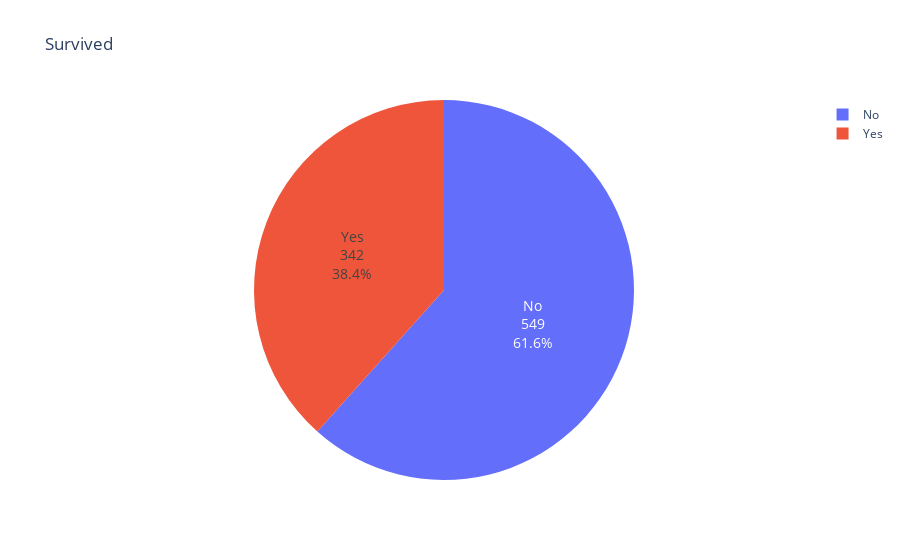

Write notebook code for a chart like this one.
### Code cell
# Show pie chart of survival rate
survived_counts = df['Survived'].value_counts().reset_index()
survived_counts.columns = ['Survived', 'Count']
fig = px.pie(survived_counts, values='Count', names=['No', 'Yes'], title='Survived', labels={'Count': 'Count'}, color = ['No', 'Yes'])
fig.update_traces(textposition='inside',  textinfo='percent+label+value')
fig.update_layout(uniformtext_minsize=14, uniformtext_mode='hide')
fig.show()

### Figure 1 — Plotly figure (JSON) as saved in the notebook; plotly's stock layout.template omitted (floating-point values rounded to 4 significant figures)
{"data": [{"customdata": [["No"], ["Yes"]], "domain": {"x": [0, 1], "y": [0, 1]}, "hovertemplate": "label=%{label}<br>Count=%{value}<br>color=%{customdata[0]}<extra></extra>", "labels": ["No", "Yes"], "legendgroup": "", "marker": {"colors": ["#636efa", "#EF553B"]}, "name": "", "showlegend": true, "textinfo": "percent+label+value", "textposition": "inside", "type": "pie", "values": [549, 342]}], "layout": {"legend": {"tracegroupgap": 0}, "title": {"text": "Survived"}, "uniformtext": {"minsize": 14, "mode": "hide"}}}
